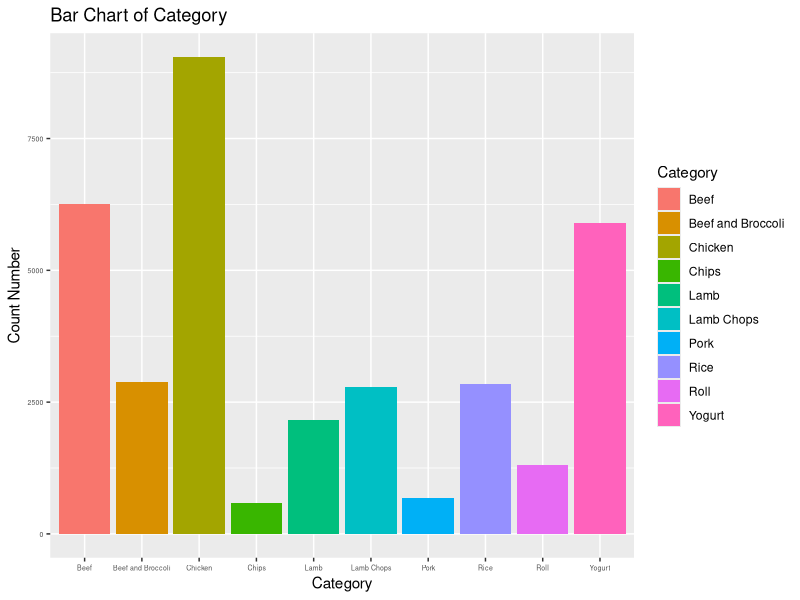
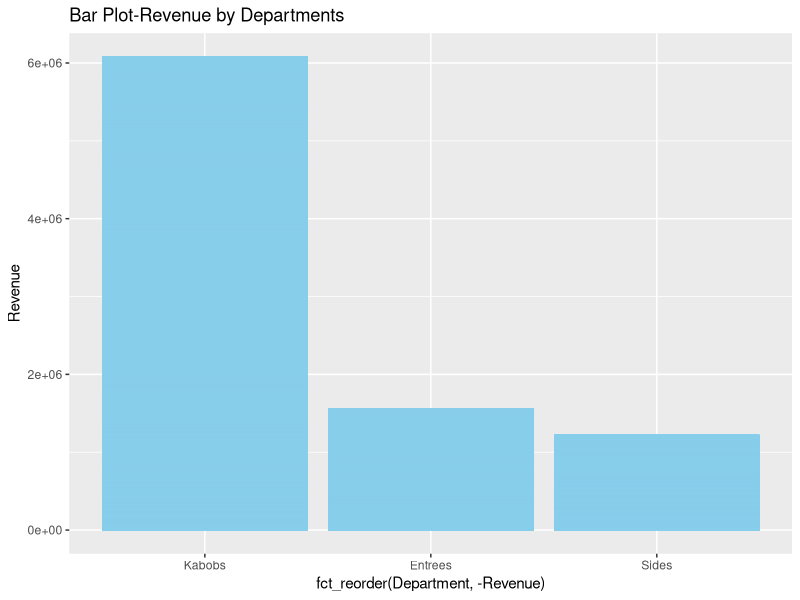
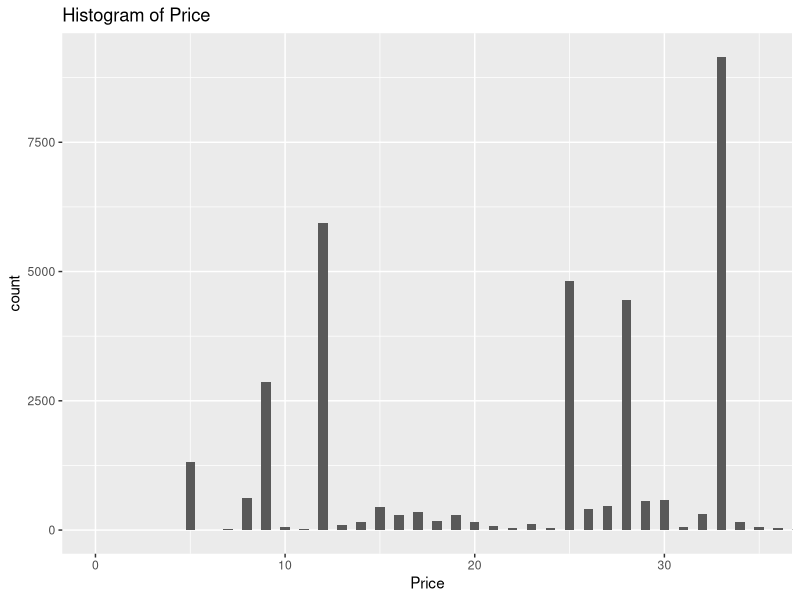
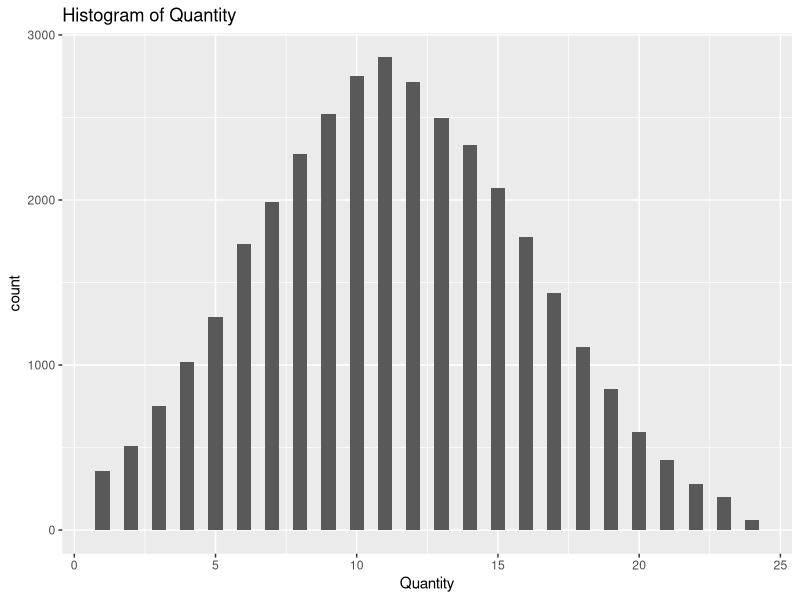
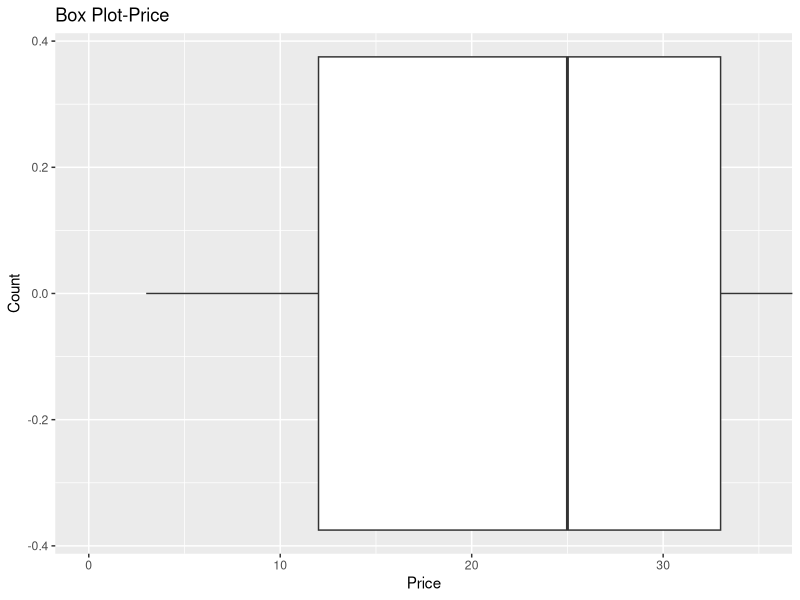
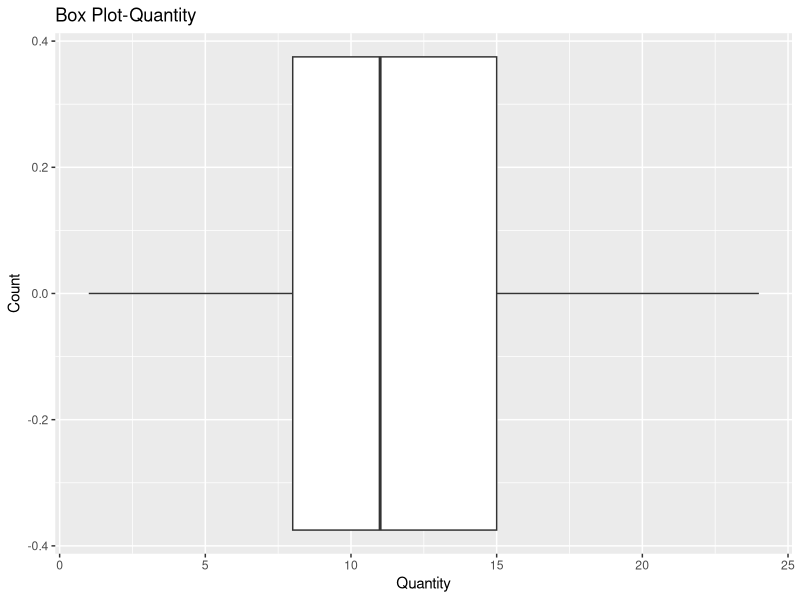

Generate these figures, in order, with R:
## ---- chunk 1
library(tidyverse)
library(lubridate)
## ---- chunk 2
df <- read.csv("mod4_peer_rev_data.csv")
summary(df)
## ---- chunk 3
df$Department <- as.factor(df$Department)
df$Category <- as.factor(df$Category)
df$Date <- mdy(df$Date)

typeof(df$CustomerCode) # Character Type Check

## ---- chunk 4
summary(df$Quantity)
summary(df$Price)
## ---- chunk 5
sum(is.na(df$Quantity))
sum(is.na(df$Price))
## ---- chunk 6
ggplot(data = df) +
  geom_bar(mapping = aes(x = Category, fill=Category)) +
  theme(axis.text = element_text(size=5)) +
  xlab("Category") + ylab("Count Number") + ggtitle("Bar Chart of Category")
## ---- chunk 7
df$Revenue <- df$Price * df$Quantity

df %>% ggplot(aes(x= fct_reorder(Department,-Revenue), y=Revenue)) + 
  geom_bar(stat="identity", color='skyblue',fill='steelblue') +
  labs(title = 'Bar Plot-Revenue by Departments')
## ---- chunk 8
ggplot(df, aes(x=Price)) + 
  geom_histogram(binwidth = 0.5) +
  coord_cartesian(xlim = c(0, 35)) +
  labs(title = 'Histogram of Price')

ggplot(df, aes(x=Quantity)) + 
  geom_histogram(binwidth = 0.5) +
  labs(title = 'Histogram of Quantity')
## ---- chunk 9
ggplot(df, aes(x=Price)) + 
  geom_boxplot() + 
  coord_cartesian(xlim = c(0, 35)) +
  labs(title = 'Box Plot-Price') +
  xlab("Price") + ylab("Count")

ggplot(df, aes(x=Quantity)) + 
  geom_boxplot() + 
  labs(title = 'Box Plot-Quantity') +
  xlab("Quantity") + ylab("Count")
